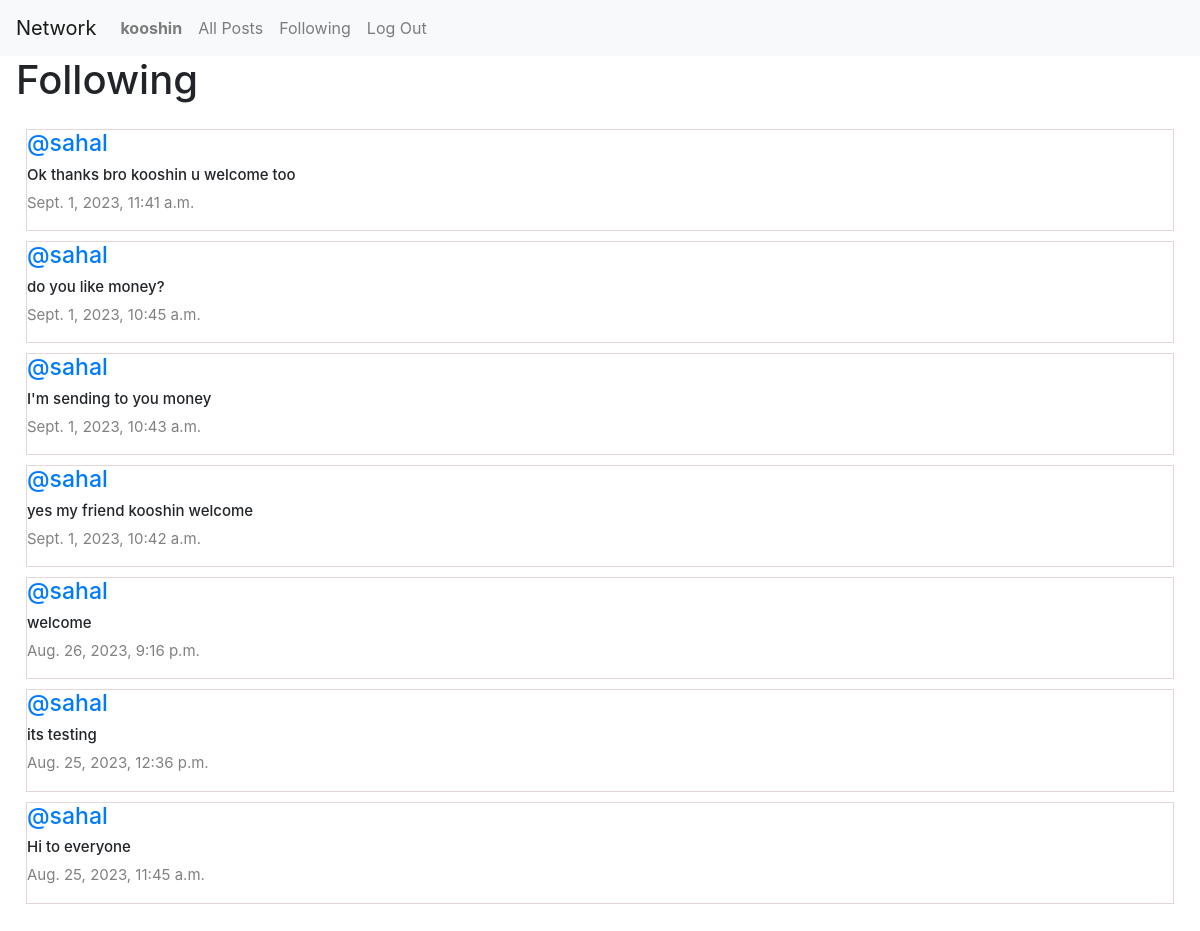
The page /following (signed in) on the database its author committed.
### network/models.py (models this page shows, shortened)
class User(AbstractUser):
    pass

class Post(models.Model):
    content= models.CharField(max_length=140);
    user = models.ForeignKey(User, on_delete=models.CASCADE, related_name="author")
    date = models.DateTimeField(auto_now=True)

### network/views.py (the view)
# urls.py: path("following", views.following, name="following"),
def following(request):
    currentUser = User.objects.get(pk=request.user.id)
    followingPeople = Follow.objects.filter(user=currentUser)
    allPosts = Post.objects.all().order_by('id').reverse()
    followingPosts =[]
    for post in allPosts:
        for person in followingPeople:
            if person.user_follower == post.user:
                followingPosts.append(post)
    paginator = Paginator(followingPosts, 10)
    page_number = request.GET.get('page')
    posts_of_the_page = paginator.get_page(page_number)
    return render(request, "network/following.html",{
        "posts_of_the_page": posts_of_the_page,
    })

### network/templates/network/following.html (shortened to what this page needs)
{% extends "network/layout.html" %}
{% block body %}
    <div class="new-post mx-3">
        <h1>Following</h1>
    </div>
    <div class="all-posts mx-3">
        {% for post in posts_of_the_page %}
            <div class="post">
                <h5 class="username"><a href="{% url 'profile' user_id=post.user.id %}">@{{ post.user}}</a></h5>
                <h6 class ="content">{{post.content}}</h6>
                <p class="date">{{post.date}}</p>
            </div>
         {% endfor %}
    </div>
{% endblock %}

### network/templates/network/layout.html (shortened to what this page needs)
{% load static %}
<!DOCTYPE html>
<html lang="en">
    <head>
        <link rel="stylesheet" href="https://stackpath.bootstrapcdn.com/bootstrap/4.4.1/css/bootstrap.min.css">
        <link href="{% static 'network/styles.css' %}" rel="stylesheet">
        <link rel="stylesheet" href="https://cdnjs.cloudflare.com/ajax/libs/font-awesome/4.7.0/css/font-awesome.min.css">
    </head>
    <body>
        <nav class="navbar navbar-expand-lg navbar-light bg-light">
            <a class="navbar-brand" href="{% url 'index' %}">Network</a>
            <div>
              <ul class="navbar-nav mr-auto">
                {% if user.is_authenticated %}
                    <li class="nav-item">
                        <a class="nav-link" href="{% url 'profile' user_id=user.id %}"><strong>{{ user.username }}</strong></a>
                    </li>
                {% endif %}
                <li class="nav-item">
                  <a class="nav-link" href="{% url 'index' %}">All Posts</a>
                </li>
                {% if user.is_authenticated %}
                    <li class="nav-item">
                        <a class="nav-link" href="{% url 'following' %}">Following</a>
                    </li>
                    <li class="nav-item">
                        <a class="nav-link" href="{% url 'logout' %}">Log Out</a>
                    </li>
                {% endif %}
              </ul>
            </div>
          </nav>
        <div class="body">
            {% block body %}
            {% endblock %}
        </div>
    </body>
</html>

### network/static/network/styles.css (style rules this page uses)
.all-posts { display: flex; justify-content: flex-start; flex-direction: column; margin: 20px; }
.post { border: 0.1px solid rgb(226, 214, 214); display: flex; justify-content: center; flex-direction: column; box-sizing: border-box; margin: 5px 10px; }
.content { font-size: 15px; }
.username { font-size: 23px; }
.date { color: gray; font-size: 15px; }

### rows shown on the page
User: username "kooshin"
Post: user "sahal", content "Ok thanks bro kooshin u welcome too", date "Sept. 1, 2023, 11:41 a.m."
Post: user "sahal", content "do you like money?", date "Sept. 1, 2023, 10:45 a.m."
Post: user "sahal", content "I'm sending to you money", date "Sept. 1, 2023, 10:43 a.m."
Post: user "sahal", content "yes my friend kooshin welcome", date "Sept. 1, 2023, 10:42 a.m."
Post: user "sahal", content "welcome", date "Aug. 26, 2023, 9:16 p.m."
Post: user "sahal", content "its testing", date "Aug. 25, 2023, 12:36 p.m."
Post: user "sahal", content "Hi to everyone", date "Aug. 25, 2023, 11:45 a.m."
